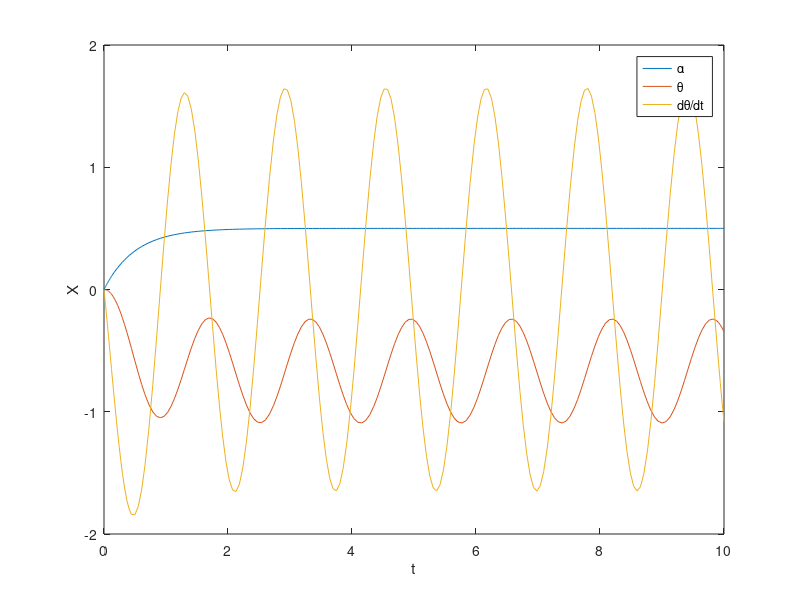

This chart was generated by the following MATLAB code:
A = [-2 0 0; 0 0 1; -10 -15 0];
B = [1 0; 0 0; 0 -5];
X_0 = [0; 0; 0];
U = [1; 1];

f = @(t, x) A * x + B * U;

[t, x] = ode45(f, [0, 10], X_0);

disp("Eigenvalues of A:")
disp(eig(A))

plot(t, x)
legend('\alpha', '\theta', 'd\theta/dt')
xlabel('t')
ylabel('X')
